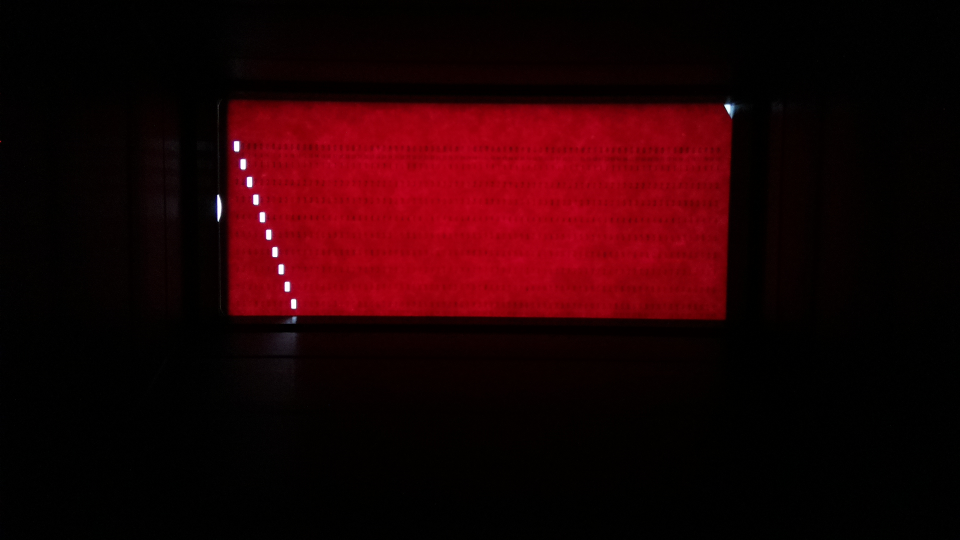
#> input picture version2 - Copy/assets/card.jpg, 1920 x 1080 px (shown at 1/2 size)
$ python testing.py
#> lines starting #> are read from the running program, lines starting #| are printed output that depends on the picture
### version2 - Copy/variables.py
import re
import numpy as np
import cv2
#from picamera import PiCamera
from PIL import Image, ImageChops
import PIL
import matplotlib.pyplot as plt
import cv2

def getCharacter(final):
	if final > 20 and final < 50:
		selector = 0
		return selector
	elif final > 55 and final < 90:
		selector = 1
		return selector
	elif final > 95 and final < 120:
		selector = 2
		return selector
	elif final > 125 and final < 140:
		selector = 3
		return selector
	elif final > 160 and final < 180:
		selector = 4
		return selector
	elif final > 190 and final < 210:
		selector = 5
		return selector
	elif final > 230 and final < 250:
		selector = 6
		return selector
	elif final > 265 and final < 280:
		selector = 7
		return selector
	elif final > 295 and final < 320:
		selector = 8
		return selector
	elif final > 330 and final < 350:
		selector = 9
		return selector

img = cv2.imread(f'assets/card.jpg')#reading init pic
#> img is the input picture: shape (1080, 1920, 3); mean B, G, R 4.2, 1.3, 34

column0 = img[260:650, 470:480]#column0 bounds
plt.imsave("assets/testing0.jpg", column0)

column1 = img[260:650, 483:493]#column1 bounds
plt.imsave("assets/testing1.jpg", column1)

column2 = img[260:650, 496:506]#column2 bounds
plt.imsave("assets/testing2.jpg", column2)

column3 = img[260:650, 509:519]
plt.imsave("assets/testing3.jpg", column3)

column4 = img[260:650, 522:532]
plt.imsave("assets/testing4.jpg", column4)

column5 = img[260:650, 533:543]
plt.imsave("assets/testing5.jpg", column5)

column6 = img[260:650, 545:555]
plt.imsave("assets/testing6.jpg", column6)

column7 = img[260:650, 558: 568]
plt.imsave("assets/testing7.jpg", column7)

column8 = img[260:650, 571: 581]
plt.imsave("assets/testing8.jpg", column8)

column9 = img[260:650, 584: 594]
plt.imsave("assets/testing9.jpg", column9)

column10 = img[260:650, 596:606]
plt.imsave("assets/testing10.jpg", column10)

'''
listSelector0 = img[195:230, 470:480]
plt.imsave("assets/first.jpg", listSelector0)

listSelector1 = img[195:230, 470:480]
plt.imsave("assets/second.jpg", listSelector1)

listSelector2 = img[195:230, 470:480]
plt.imsave("assets/third.jpg", listSelector2)
'''

### version2 - Copy/testing.py
import re
import numpy as np
import cv2
#from picamera import PiCamera
from PIL import Image, ImageChops
import PIL
import matplotlib.pyplot as plt
import cv2
import os

from variables import * #importing variables from other file
os.system('python variables.py')


#camera = PiCamera()
#camera.rotation = -180

characters = ['0','1','2','3','4','5','6','7','8','9','a','b','c','d','e','f','g','h','i','j','k','l','m','n','o','p','q','r','s','t','u','v','w','x','y','z']
final_string = ""


img = cv2.imread(f'assets/card.jpg')#reading init pic
cropped = img[260:650,460:1460]#setting bounds of whole punchcard
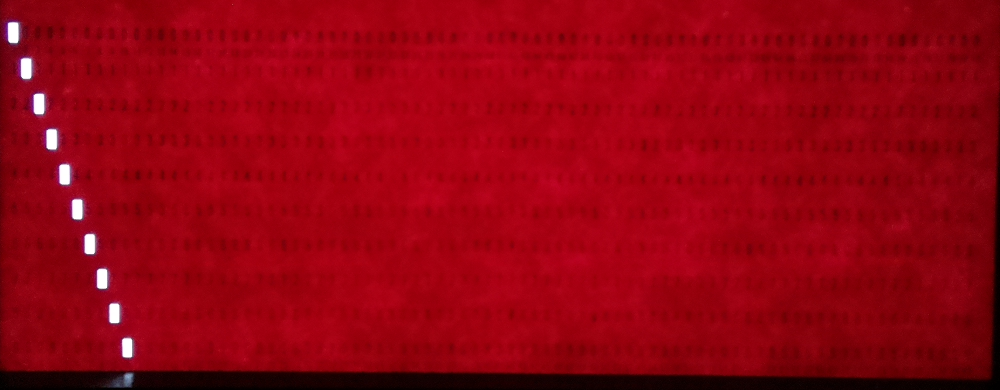
#> cropped: shape (390, 1000, 3); mean B, G, R 16.7, 2.5, 147.2


toRemove = ["/", ")", "("]


for index in range(0,10):
	imageName = (f'assets/testing{index}') # save images as newimage{column index}
	read = cv2.imread(f'{imageName}.jpg')#this will need to loop through all images that need to be read

	# cv2.imshow("window", read)
	# cv2.waitKey(0)

	#shape =read.shape
	gray = cv2.cvtColor(read, cv2.COLOR_BGR2GRAY) #the first parameter is the image that is read by cv2

	blurred = cv2.GaussianBlur(gray, (11, 11), 0)
	thresh = cv2.threshold(blurred, 200, 255, cv2.THRESH_BINARY)[1]
	erode = cv2.erode(thresh, None, iterations=2) # perform a series of erosions and dilations to remove any small blobs of noise from the thresholded image
	#cv2.imwrite('eroded.jpg', erode)#saves the eroded image to the directory
	#cv2.imshow('window', erode)

	minMaxLoc = cv2.minMaxLoc(erode)#minMaxloc finds the darkest and brightest part of the image (varibale) 'erode'
#> minMaxLoc = (0, 255, (0, 0), (0, 26))

	yRegion = str(minMaxLoc)[25:28]#just gets the Y axis
#> yRegion = '26)'
	final = yRegion.replace(')', '')#replacing the bracket that is returned with tripple digit coords
#> final = '26'

	#print(f'the size of the image is: {shape}')
	print(f'the brightest part of the image, darkest part of the image, x coord, y coord{minMaxLoc}')
#| the brightest part of the image, darkest part of the image, x coord, y coord(0.0, 255.0, (0, 0), (0, 26))
	print(f'{imageName} {final}')
#| assets/testing0 26

	if final == '':
		break
	else:
		final = int(final)
#> final = 26
		selector = getCharacter(final)
#> selector = 0
		final_string+=characters[selector]
#> final_string = '0'

print("\n")
print(f"the punchcard had {index} columns punched")
print(f'The final string is: {final_string}')
#| The final string is: 0123456789

	#cv2.waitKey(0)#is used to keep
